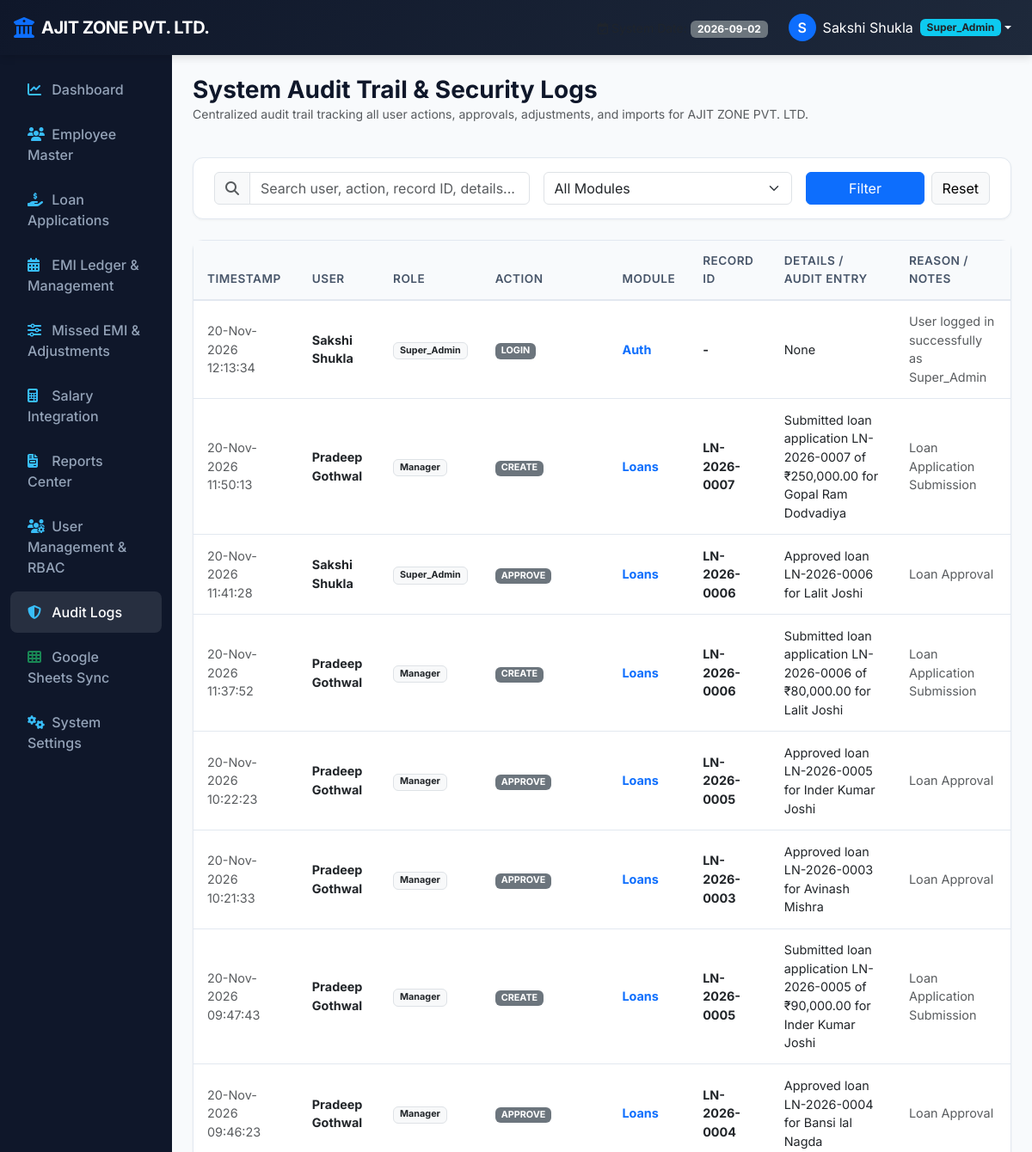
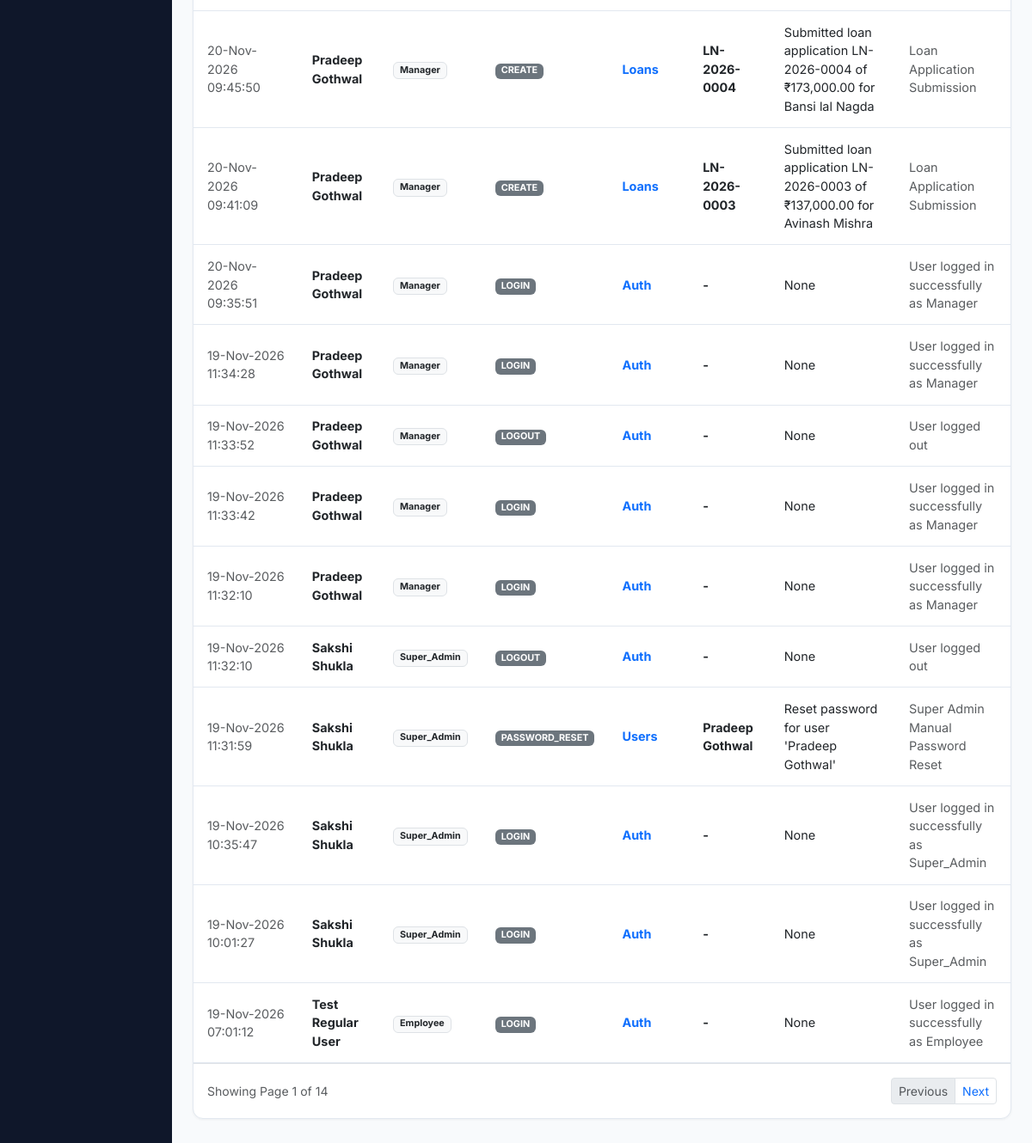
The page /audit-logs (signed in) on the database its author committed (2 pictures, top to bottom).
### models.py (models this page shows, shortened)
class SystemSetting(db.Model):
    __tablename__ = 'system_settings'
    id = db.Column(db.Integer, primary_key=True)
    key = db.Column(db.String(64), unique=True, nullable=False)
    value = db.Column(db.Text, nullable=True)
    description = db.Column(db.String(256), nullable=True)
    updated_at = db.Column(db.DateTime, default=datetime.utcnow, onupdate=datetime.utcnow)

class User(db.Model):
    __tablename__ = 'users'
    id = db.Column(db.Integer, primary_key=True)
    username = db.Column(db.String(64), unique=True, nullable=False, index=True)
    password_hash = db.Column(db.String(256), nullable=False)
    full_name = db.Column(db.String(128), nullable=False)
    email = db.Column(db.String(128), nullable=True)
    role = db.Column(db.String(32), nullable=False, default='HR')
    employee_id = db.Column(db.Integer, db.ForeignKey('employees.id'), nullable=True)
    permissions = db.Column(db.Text, nullable=True)
    is_primary_superadmin = db.Column(db.Boolean, default=False)
    is_active = db.Column(db.Boolean, default=True)
    created_at = db.Column(db.DateTime, default=datetime.utcnow)
    employee = db.relationship('Employee', foreign_keys=[employee_id], backref='user_account', uselist=False)
    def is_superadmin(self):
        return self.role == 'Super_Admin' or self.is_primary_superadmin
    def has_permission(self, module, action):
        if self.is_superadmin():
            return True

class AuditLog(db.Model):
    __tablename__ = 'audit_logs'
    id = db.Column(db.Integer, primary_key=True)
    user_id = db.Column(db.Integer, db.ForeignKey('users.id'), nullable=True)
    user_name = db.Column(db.String(64), nullable=True)
    role = db.Column(db.String(32), nullable=True)
    action = db.Column(db.String(64), nullable=False) # CREATE, UPDATE, DELETE, APPROVE, REJECT, ADJUST, IMPORT, SYNC
    module = db.Column(db.String(64), nullable=False) # Loans, Employees, EMI, Settings, System, Users, SalarySync
    record_id = db.Column(db.String(64), nullable=True)
    old_value = db.Column(db.Text, nullable=True)
    new_value = db.Column(db.Text, nullable=True)
    reason = db.Column(db.Text, nullable=True)
    timestamp = db.Column(db.DateTime, default=datetime.utcnow)
    ip_address = db.Column(db.String(45), nullable=True)

### routes/audit.py (the view, shortened to what this page needs)
@audit_bp.route('/audit-logs')
@login_required
@permission_required('audit_logs', 'view_all')
def index():
    module_filter = request.args.get('module', '').strip()
    search_q = request.args.get('q', '').strip()
    page = request.args.get('page', 1, type=int)
    query = AuditLog.query
    if module_filter:
        query = query.filter(AuditLog.module == module_filter)
    pagination = query.order_by(AuditLog.timestamp.desc()).paginate(page=page, per_page=20, error_out=False)
    logs = pagination.items
    modules = db.session.query(AuditLog.module).distinct().all()
    modules = [m[0] for m in modules if m[0]]
    return render_template('audit/index.html', logs=logs, pagination=pagination, modules=modules, selected_module=module_filter, search_q=search_q)

### templates/audit/index.html (shortened to what this page needs)
{% extends 'base.html' %}
{% block content %}
<div class="d-flex justify-content-between align-items-center mb-4">
    <div>
        <h3 class="fw-bold mb-0">System Audit Trail & Security Logs</h3>
        <p class="text-muted small">Centralized audit trail tracking all user actions, approvals, adjustments, and imports for {{ COMPANY_NAME }}</p>
    </div>
</div>
<div class="content-card mb-4 py-3">
    <form method="GET" action="{{ url_for('audit.index') }}" class="row g-3 align-items-center">
        <div class="col-md-5">
            <div class="input-group">
                <span class="input-group-text bg-light"><i class="fa-solid fa-magnifying-glass text-muted"></i></span>
                <input type="text" name="q" class="form-control" placeholder="Search user, action, record ID, details..." value="{{ search_q }}">
            </div>
        </div>
        <div class="col-md-4">
            <select name="module" class="form-select" onchange="this.form.submit()">
                <option value="">All Modules</option>
            </select>
        </div>
        <div class="col-md-3 d-flex gap-2">
            <button type="submit" class="btn btn-primary w-100">Filter</button>
            <a href="{{ url_for('audit.index') }}" class="btn btn-light border">Reset</a>
        </div>
    </form>
</div>
<div class="content-card p-0">
    <div class="table-responsive">
        <table class="table table-custom">
            <thead>
                <tr>
                    <th>Timestamp</th>
                    <th>User</th>
                    <th>Role</th>
                    <th>Action</th>
                    <th>Module</th>
                    <th>Record ID</th>
                    <th>Details / Audit Entry</th>
                    <th>Reason / Notes</th>
                </tr>
            </thead>
            <tbody>
                {% for log in logs %}
                <tr>
                    <td class="small text-muted">{{ log.timestamp | datefmt('%d-%b-%Y %H:%M:%S') }}</td>
                    <td class="fw-bold text-dark">{{ log.user_name or 'System' }}</td>
                    <td><span class="badge bg-light text-dark border">{{ log.role or 'System' }}</span></td>
                    <td>
                        <span class="badge bg-secondary">{{ log.action }}</span>
                    </td>
                    <td class="fw-bold text-primary">{{ log.module }}</td>
                    <td class="fw-bold">{{ log.record_id or '-' }}</td>
                    <td class="small">{{ log.new_value }}</td>
                    <td class="small text-muted">{{ log.reason or '-' }}</td>
                </tr>
                {% else %}
                <tr><td colspan="8" class="text-center text-muted py-4">No audit logs matching search criteria.</td></tr>
                {% endfor %}
            </tbody>
        </table>
    </div>
    {% if pagination and pagination.pages > 1 %}
    <div class="p-3 border-top d-flex justify-content-between align-items-center">
        <small class="text-muted">Showing Page {{ pagination.page }} of {{ pagination.pages }}</small>
        <ul class="pagination pagination-sm mb-0">
            <li class="page-item {% if not pagination.has_prev %}disabled{% endif %}">
                <a class="page-link" href="{{ url_for('audit.index', page=pagination.prev_num, q=search_q, module=selected_module) }}">Previous</a>
            </li>
            <li class="page-item {% if not pagination.has_next %}disabled{% endif %}">
                <a class="page-link" href="{{ url_for('audit.index', page=pagination.next_num, q=search_q, module=selected_module) }}">Next</a>
            </li>
        </ul>
    </div>
    {% endif %}
</div>
{% endblock %}

### templates/base.html (shortened to what this page needs)
<!DOCTYPE html>
<html lang="en">
<head>
    <link href="https://cdn.jsdelivr.net/npm/bootstrap@5.3.0/dist/css/bootstrap.min.css" rel="stylesheet">
    <link href="https://cdnjs.cloudflare.com/ajax/libs/font-awesome/6.4.0/css/all.min.css" rel="stylesheet">
    <link href="{{ url_for('static', filename='css/custom.css') }}" rel="stylesheet">
</head>
<body>
    {% if session.get('user_id') %}
    <nav class="navbar navbar-expand-lg bg-brand-header navbar-dark sticky-top">
        <div class="container-fluid px-3">
            <a class="navbar-brand d-flex align-items-center" href="{{ url_for('dashboard.index') }}">
                <i class="fa-solid fa-building-columns text-primary me-2 fs-4"></i>
                <span class="navbar-brand-title">{{ COMPANY_NAME }}</span>
            </a>
            <div class="collapse navbar-collapse" id="navbarMain">
                <ul class="navbar-nav ms-auto align-items-center">
                    <li class="nav-item me-3 text-light">
                        <small class="text-muted"><i class="fa-regular fa-calendar-check me-1"></i>System Date:</small>
                        <span class="badge bg-secondary">2026-09-02</span>
                    </li>
                    <li class="nav-item dropdown">
                        <a class="nav-link dropdown-toggle d-flex align-items-center text-white" href="#" id="userDropdown" role="button" data-bs-toggle="dropdown">
                            <div class="bg-primary text-white rounded-circle d-flex align-items-center justify-content-center me-2" style="width: 32px; height: 32px; font-weight: 600;">
                                {{ session.get('full_name', 'U')[0] }}
                            </div>
                            <span>{{ session.get('full_name') }}</span>
                            <span class="badge bg-info ms-2 text-dark">{{ session.get('user_role') }}</span>
                        </a>
                    </li>
                </ul>
            </div>
        </div>
    </nav>
    <div class="container-fluid">
        <div class="row">
            <nav class="col-md-3 col-lg-2 d-md-block main-sidebar collapse">
                <div class="position-sticky">
                    <ul class="nav flex-column">
                        {% if has_perm('dashboard', 'view_all') or is_superadmin() %}
                        <li class="nav-item">
                            <a class="nav-link {% if request.endpoint == 'dashboard.index' %}active{% endif %}" href="{{ url_for('dashboard.index') }}">
                                <i class="fa-solid fa-chart-line"></i> Dashboard
                            </a>
                        </li>
                        {% endif %}
                        {% if has_perm('employees', 'view_all') or has_perm('employees', 'view_own') or is_superadmin() %}
                        <li class="nav-item">
                            <a class="nav-link {% if 'employee' in request.endpoint %}active{% endif %}" href="{{ url_for('employee.index') }}">
                                <i class="fa-solid fa-users"></i> Employee Master
                            </a>
                        </li>
                        {% endif %}
                        {% if has_perm('loan_applications', 'view_all') or has_perm('loan_applications', 'view_own') or has_perm('loan_applications', 'add') or is_superadmin() %}
                        <li class="nav-item">
                            <a class="nav-link {% if 'loan' in request.endpoint %}active{% endif %}" href="{{ url_for('loan.index') }}">
                                <i class="fa-solid fa-hand-holding-dollar"></i> Loan Applications
                            </a>
                        </li>
                        {% endif %}
                        {% if has_perm('emi', 'view_all') or has_perm('emi', 'view_own') or is_superadmin() %}
                        <li class="nav-item">
                            <a class="nav-link {% if 'emi.management' in request.endpoint %}active{% endif %}" href="{{ url_for('emi.management') }}">
                                <i class="fa-solid fa-calendar-days"></i> EMI Ledger & Management
                            </a>
                        </li>
                        {% endif %}
                        {% if has_perm('adjustments', 'view_all') or has_perm('adjustments', 'view_own') or is_superadmin() %}
                        <li class="nav-item">
                            <a class="nav-link {% if 'emi.adjustments' in request.endpoint %}active{% endif %}" href="{{ url_for('emi.adjustments') }}">
                                <i class="fa-solid fa-sliders"></i> Missed EMI & Adjustments
                            </a>
                        </li>
                        {% endif %}
                        {% if has_perm('salary', 'view_all') or is_superadmin() %}
                        <li class="nav-item">
                            <a class="nav-link {% if 'salary' in request.endpoint %}active{% endif %}" href="{{ url_for('salary.index') }}">
                                <i class="fa-solid fa-calculator"></i> Salary Integration
                            </a>
                        </li>
                        {% endif %}
                        {% if has_perm('reports', 'view_all') or has_perm('reports', 'view_own') or is_superadmin() %}
                        <li class="nav-item">
                            <a class="nav-link {% if 'reports' in request.endpoint %}active{% endif %}" href="{{ url_for('reports.index') }}">
                                <i class="fa-solid fa-file-invoice"></i> Reports Center
                            </a>
                        </li>
                        {% endif %}
                        {% if has_perm('user_mgmt', 'view_all') or is_superadmin() %}
                        <li class="nav-item">
                            <a class="nav-link {% if 'user_mgmt' in request.endpoint %}active{% endif %}" href="{{ url_for('user_mgmt.index') }}">
                                <i class="fa-solid fa-users-gear"></i> User Management & RBAC
                            </a>
                        </li>
                        {% endif %}
                        {% if has_perm('audit_logs', 'view_all') or is_superadmin() %}
                        <li class="nav-item">
                            <a class="nav-link {% if 'audit' in request.endpoint %}active{% endif %}" href="{{ url_for('audit.index') }}">
                                <i class="fa-solid fa-shield-halved"></i> Audit Logs
                            </a>
                        </li>
                        {% endif %}
                        {% if has_perm('settings', 'view_all') or has_perm('settings', 'manage') or is_superadmin() %}
                        <li class="nav-item">
                            <a class="nav-link {% if 'google_sheets' in request.endpoint %}active{% endif %}" href="{{ url_for('google_sheets.index') }}">
                                <i class="fa-solid fa-table-cells text-success"></i> Google Sheets Sync
                            </a>
                        </li>
                        <li class="nav-item">
                            <a class="nav-link {% if 'settings' in request.endpoint and 'google_sheets' not in request.endpoint %}active{% endif %}" href="{{ url_for('settings.index') }}">
                                <i class="fa-solid fa-gears"></i> System Settings
                            </a>
                        </li>
                        {% endif %}
                    </ul>
                </div>
            </nav>
            <main class="col-md-9 ms-sm-auto col-lg-10 px-md-4 py-4">
                {% block content %}{% endblock %}
            </main>
        </div>
    </div>
    {% else %}
        {% block login_content %}{% endblock %}
    {% endif %}
</body>
</html>

### rows shown on the page
SystemSetting: value "AJIT ZONE PVT. LTD."
User: get "Super_Admin"
AuditLog: timestamp "20-Nov-2026 12:13:34", user_name "Sakshi Shukla", role "Super_Admin", action "LOGIN", module "Auth", record_id "-", new_value "None", reason "User logged in successfully as Super_Admin"
AuditLog: timestamp "20-Nov-2026 11:50:13", user_name "Pradeep Gothwal", role "Manager", action "CREATE", module "Loans", record "LN-2026-0007", new_value "Submitted loan application LN-2026-0007 of ₹250,000.00 for Gopal Ram Dodvadiya", reason "Loan Application Submission"
AuditLog: timestamp "20-Nov-2026 11:41:28", user_name "Sakshi Shukla", role "Super_Admin", action "APPROVE", module "Loans", record "LN-2026-0006", new_value "Approved loan LN-2026-0006 for Lalit Joshi", reason "Loan Approval"
AuditLog: timestamp "20-Nov-2026 11:37:52", user_name "Pradeep Gothwal", role "Manager", action "CREATE", module "Loans", record "LN-2026-0006", new_value "Submitted loan application LN-2026-0006 of ₹80,000.00 for Lalit Joshi", reason "Loan Application Submission"
AuditLog: timestamp "20-Nov-2026 10:22:23", user_name "Pradeep Gothwal", role "Manager", action "APPROVE", module "Loans", record "LN-2026-0005", new_value "Approved loan LN-2026-0005 for Inder Kumar Joshi", reason "Loan Approval"
AuditLog: timestamp "20-Nov-2026 10:21:33", user_name "Pradeep Gothwal", role "Manager", action "APPROVE", module "Loans", record "LN-2026-0003", new_value "Approved loan LN-2026-0003 for Avinash Mishra", reason "Loan Approval"
AuditLog: timestamp "20-Nov-2026 09:47:43", user_name "Pradeep Gothwal", role "Manager", action "CREATE", module "Loans", record "LN-2026-0005", new_value "Submitted loan application LN-2026-0005 of ₹90,000.00 for Inder Kumar Joshi", reason "Loan Application Submission"
AuditLog: timestamp "20-Nov-2026 09:46:23", user_name "Pradeep Gothwal", role "Manager", action "APPROVE", module "Loans", record "LN-2026-0004", new_value "Approved loan LN-2026-0004 for Bansi lal Nagda", reason "Loan Approval"
AuditLog: timestamp "20-Nov-2026 09:45:50", user_name "Pradeep Gothwal", role "Manager", action "CREATE", module "Loans", record "LN-2026-0004", new_value "Submitted loan application LN-2026-0004 of ₹173,000.00 for Bansi lal Nagda", reason "Loan Application Submission"
AuditLog: timestamp "20-Nov-2026 09:41:09", user_name "Pradeep Gothwal", role "Manager", action "CREATE", module "Loans", record "LN-2026-0003", new_value "Submitted loan application LN-2026-0003 of ₹137,000.00 for Avinash Mishra", reason "Loan Application Submission"
AuditLog: timestamp "20-Nov-2026 09:35:51", user_name "Pradeep Gothwal", role "Manager", action "LOGIN", module "Auth", record_id "-", new_value "None", reason "User logged in successfully as Manager"
AuditLog: timestamp "19-Nov-2026 11:34:28", user_name "Pradeep Gothwal", role "Manager", action "LOGIN", module "Auth", record_id "-", new_value "None", reason "User logged in successfully as Manager"
AuditLog: timestamp "19-Nov-2026 11:33:52", user_name "Pradeep Gothwal", role "Manager", action "LOGOUT", module "Auth", record_id "-", new_value "None", reason "User logged out"
AuditLog: timestamp "19-Nov-2026 11:33:42", user_name "Pradeep Gothwal", role "Manager", action "LOGIN", module "Auth", record_id "-", new_value "None", reason "User logged in successfully as Manager"
AuditLog: timestamp "19-Nov-2026 11:32:10", user_name "Pradeep Gothwal", role "Manager", action "LOGIN", module "Auth", record_id "-", new_value "None", reason "User logged in successfully as Manager"
AuditLog: timestamp "19-Nov-2026 11:32:10", user_name "Sakshi Shukla", role "Super_Admin", action "LOGOUT", module "Auth", record_id "-", new_value "None", reason "User logged out"
AuditLog: timestamp "19-Nov-2026 11:31:59", user_name "Sakshi Shukla", role "Super_Admin", action "PASSWORD_RESET", module "Users", record "Pradeep Gothwal", new_value "Reset password for user 'Pradeep Gothwal'", reason "Super Admin Manual Password Reset"
AuditLog: timestamp "19-Nov-2026 10:35:47", user_name "Sakshi Shukla", role "Super_Admin", action "LOGIN", module "Auth", record_id "-", new_value "None", reason "User logged in successfully as Super_Admin"
AuditLog: timestamp "19-Nov-2026 10:01:27", user_name "Sakshi Shukla", role "Super_Admin", action "LOGIN", module "Auth", record_id "-", new_value "None", reason "User logged in successfully as Super_Admin"
AuditLog: timestamp "19-Nov-2026 07:01:12", user_name "Test Regular User", role "Employee", action "LOGIN", module "Auth", record_id "-", new_value "None", reason "User logged in successfully as Employee"

### other values the page prints
{{ session.get('full_name', 'U')[0] }} "S"
{{ session.get('full_name') }} "Sakshi Shukla"
{{ pagination.page }} "1"
{{ pagination.pages }} "14"
